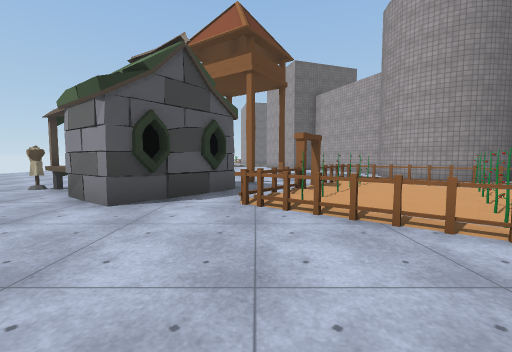
View 1 (above)

12 first-person views from a walk through a Unity game level. The camera is 1.3 m above the floor, tilts 4° down and sees 90° across. The floor is counted in squares, 2 m on a side. Each view is taken from the middle of a square. On the plan, view 1 faces up. The plan holds only what a view shows up to about 9 squares ahead; the rest is blank. The place goes on beyond the plan. The player character is not drawn. Some surface patterns are stand-ins.

View 2
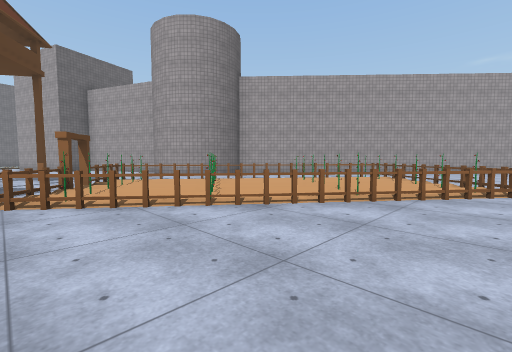

View 3
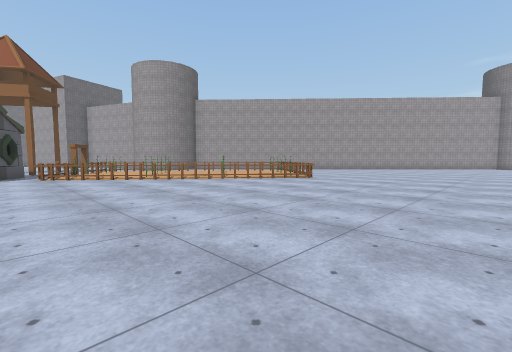

View 4
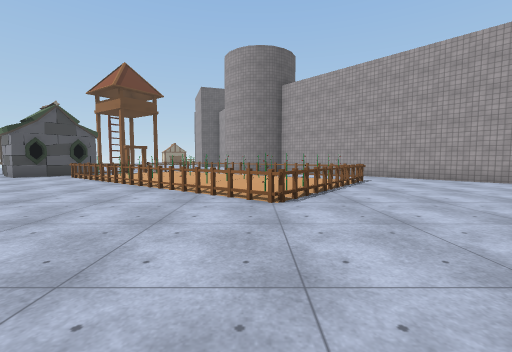

View 5
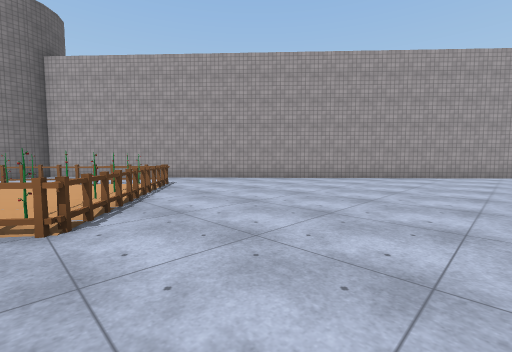

View 6
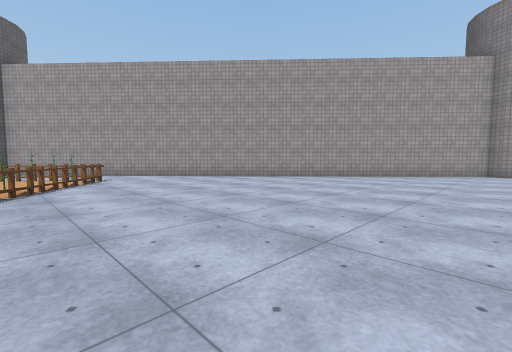

View 7
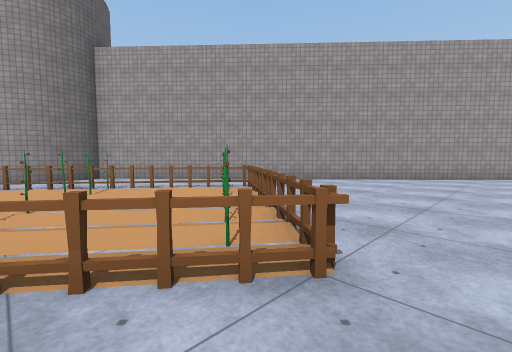

View 8
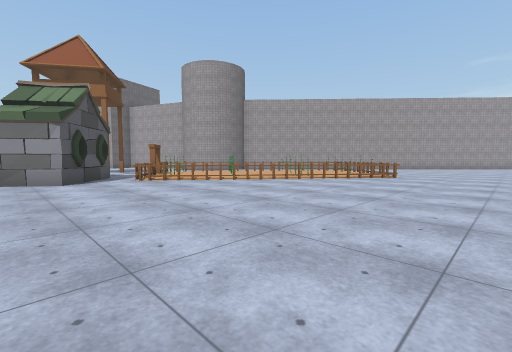

View 9
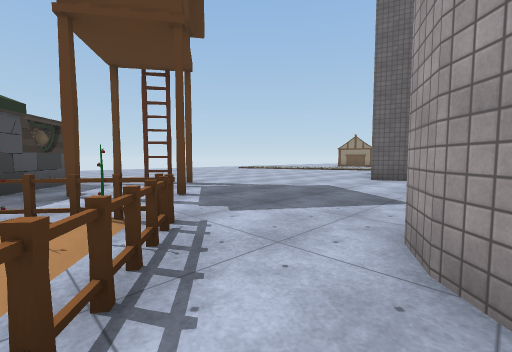

View 10
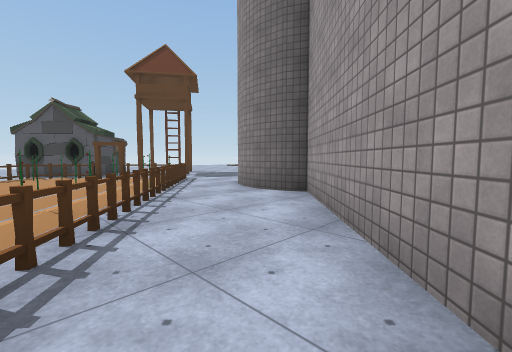

View 11
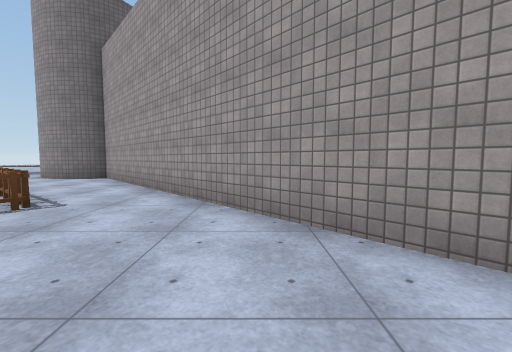

View 12
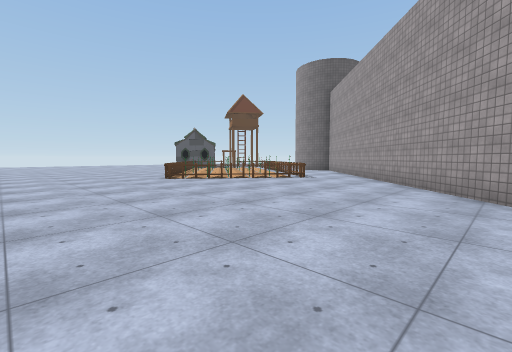

### Floor plan
Key: @ floor where view 1 was taken; # wall or solid block; . floor; = window, fence, low wall or low ledge; T tower.
Columns run from 3 left of view 1 to 19 right of it. Each row starts with its distance up from view 1.
 14     .##
 13    ....
 12   .....
 11  .......
 10  .......
  9  T......#
  8 .T..T...##
  7 #..T ===.####
  6  #####==....#
  5 #########=..##
  4 ##.=#####==..##
  3 ....=##  #==..##
  2 .....==## ##=..##
  1 ......=####=....##
  0 ...@...==##=.....##
 -1 .........==.......##
 -2 ...................##
 -3 ....................##
 -4 .....................##
 -5   ....................#
 -6   ....................#

Positions as (right, up) in squares from view 1, and headings:
1: (0, 0), facing up
2: (0, -1), facing up-right
3: (-1, -6), facing up-right
4: (6, -5), facing up
5: (6, -4), facing up-right
6: (7, -6), facing up-right
7: (5, -2), facing up-right
8: (-3, -4), facing up-right
9: (5, 6), facing up-left
10: (10, 3), facing up-left
11: (12, -1), facing up
12: (14, -5), facing up-left
